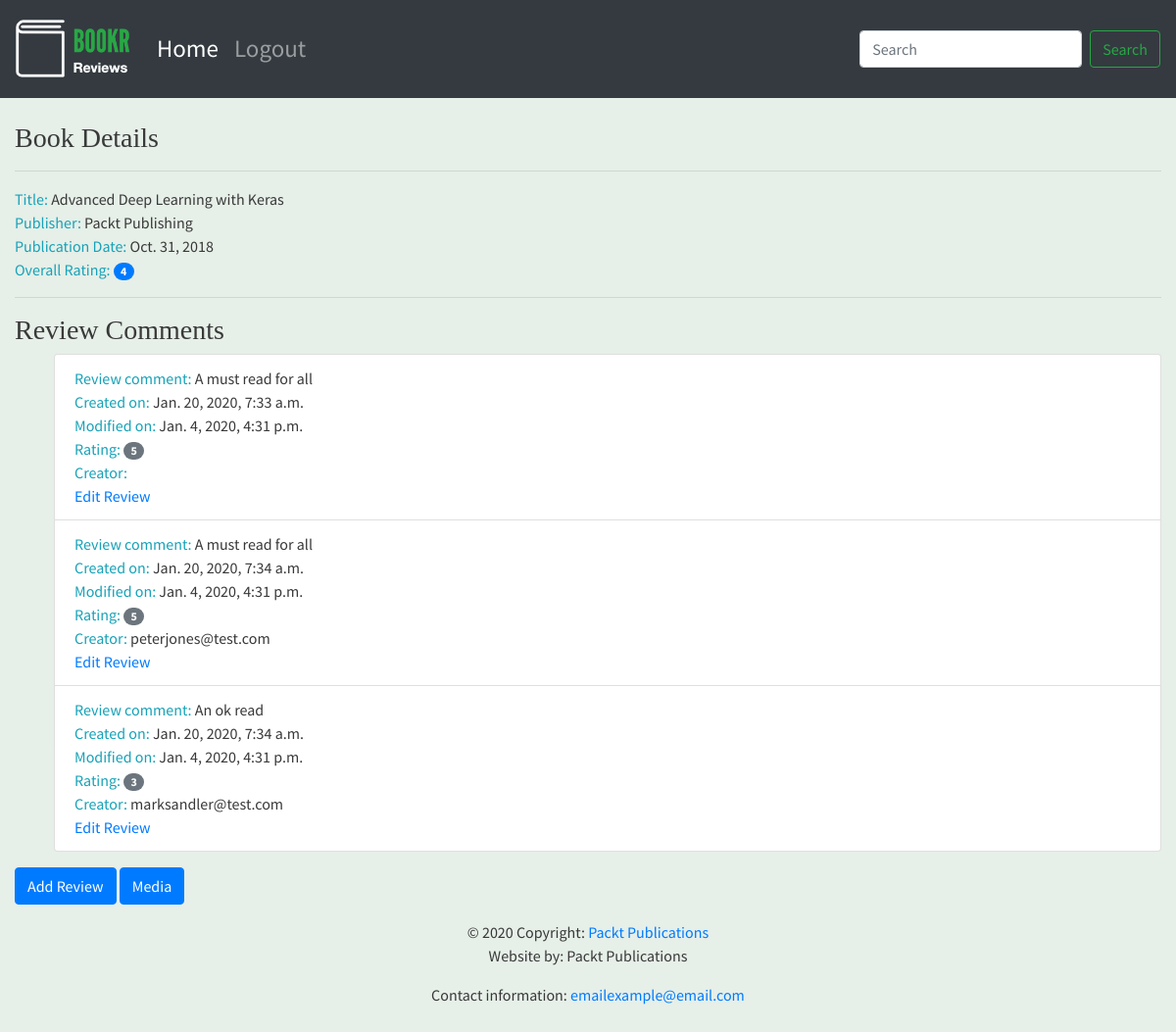
Page /books/1/ on the committed database.
### reviews/models.py (models this page shows, shortened)
class Book(models.Model):
    title = models.CharField(max_length=70,
                             help_text="The title of the book.")
    publication_date = models.DateField(
        verbose_name="Date the book was published.")
    isbn = models.CharField(max_length=20,
                            verbose_name="ISBN number of the book.")
    publisher = models.ForeignKey(Publisher,
                                  on_delete=models.CASCADE)
    contributors = models.ManyToManyField('Contributor',
                                          through="BookContributor")
    cover = models.ImageField(null=True, blank=True, upload_to="book_covers/")
    sample = models.FileField(null=True, blank=True, upload_to="book_samples/")

class Publisher(models.Model):
    name = models.CharField(max_length=50,
                            help_text="The name of the Publisher.")
    website = models.URLField(help_text="The Publisher's website.")
    email = models.EmailField(help_text="The Publisher's email address.")
    def __str__(self):
        return self.name

class Review(models.Model):
    content = models.TextField(help_text="The Review text.")
    rating = models.IntegerField(help_text="The the reviewer has given.")
    date_created = models.DateTimeField(auto_now_add=True,
                                        help_text="The date and time the review was created.")
    date_edited = models.DateTimeField(null=True,
                                       help_text="The date and time the review was last edited."
                                       )
    creator = models.ForeignKey(auth.get_user_model(), on_delete=models.CASCADE)
    book = models.ForeignKey(Book, on_delete=models.CASCADE,
                             help_text="The Book that this review is for.")

### reviews/views.py (the view)
# urls.py: path('books/<int:pk>/', views.book_detail, name='book_detail'),
def book_detail(request, pk):
    book = get_object_or_404(Book, pk=pk)
    reviews = book.review_set.all()
    if reviews:
        book_rating = average_rating([review.rating for review in reviews])
        context = {
            "book": book,
            "book_rating": book_rating,
            "reviews": reviews
        }
    else:
        context = {
            "book": book,
            "book_rating": None,
            "reviews": None
        }
    return render(request, "reviews/book_detail.html", context)

### reviews/utils.py (called while the page is built)
def average_rating(rating_list):
    return round(sum(rating_list)/len(rating_list))

### reviews/templates/reviews/book_detail.html (shortened to what this page needs)
{% extends 'reviews/base.html' %}
{% block content %}
      <br>
      <h3>Book Details</h3>
      <hr>
      <span class="text-info">Title: </span> <span>{{ book.title }}</span>
      <br>
      <span class="text-info">Publisher: </span><span>{{ book.publisher }}</span>
      <br>
      <span class="text-info">Publication Date: </span><span>{{ book.publication_date }}</span>
      <br>
      {% if not reviews %}
            <hr>
            <h3>Be the first one to write a review.</h3>
      {% else %}
            <span class="text-info">Overall Rating: </span><span class="badge badge-primary badge-pill">{{ book_rating }}</span>
            <br>
            <hr>
            <h3>Review Comments</h3>
            <ul>
            {% for review in reviews %}
                  <li class="list-group-item">
                        <span class="text-info">Review comment: </span> <span>{{ review.content }}</span>
                        <br>
                        <span class="text-info">Created on: </span><span>{{ review.date_created }}</span>
                        <br>
                        <span class="text-info">Modified on: </span><span>{{ review.date_edited }}</span>
                        <br>
                        <span class="text-info">Rating: </span><span class="badge badge-secondary badge-pill">{{ review.rating }}</span>
                        <br>
                        <span class="text-info">Creator: </span><span>{{ review.creator.username }}</span>
                        <br>
                        <a href="{% url 'review_edit' book.pk review.pk %}">Edit Review</a>
                  </li>
            {% endfor %}
            </ul>
      {% endif %}
      <a class="btn btn-primary" href="{% url 'review_create' book.pk %}">Add Review</a>
      <a class="btn btn-primary" href="{% url 'book_media' book.pk %}">Media</a>
{% endblock %}

### reviews/templates/reviews/base.html
{% extends 'base.html' %}
{% load static %}
{% block brand %}<img src="{% static 'reviews/logo.png' %}">{% endblock %}

### templates/base.html (shortened to what this page needs)
<!doctype html>
{% load static %}
<html lang="en">
  <head>
    <link rel="stylesheet" href="https://stackpath.bootstrapcdn.com/bootstrap/4.4.1/css/bootstrap.min.css">
    <link rel="stylesheet" href="https://cdnjs.cloudflare.com/ajax/libs/font-awesome/4.7.0/css/font-awesome.min.css">
    <link rel="stylesheet" href="{% static 'main.css' %}">
  </head>
  <body>
        <nav class="navbar navbar-expand-sm navbar-dark bg-dark sticky-top">
          <a class="navbar-brand" href="/">{% block brand %}<img src="{% static 'logo.png' %}">{% endblock %}</a>
          <div class="collapse navbar-collapse" id="navbarSupportedContent">
            <ul class="navbar-nav mr-auto">
              <li class="nav-item active">
                <a class="nav-link" href="/">Home <span class="sr-only">(current)</span></a>
              </li>
              <li class="nav-item">
                <a class="nav-link" href="#">Logout</a>
              </li>
            </ul>
            <form action="{% url 'book_search' %}" class="form-inline my-2 my-lg-0">
              <input class="form-control mr-sm-2" type="search" placeholder="Search" aria-label="Search"
                     name="search" value="{{ search_text }}" minlength="3">
              <button class="btn btn-outline-success my-2 my-sm-0" type="submit">Search</button>
            </form>
          </div>
        </nav>
        <div class="container-fluid">
        {% block content %}
        {% endblock %}
        </div>
  <footer class="page-footer font-small blue">
    <div class="footer-copyright text-center py-3">© 2020 Copyright:
      <a href="https://www.packtpub.com"> Packt Publications</a>
      <p>Website by: Packt Publications</p>
      <p>Contact information: <a href="mailto:emailexample@email.com">emailexample@email.com</a></p>
    </div>
  </footer>
  </body>
</html>

### static/main.css (style rules this page uses)
.navbar { min-height: 100px; font-size: 25px; }
.navbar-brand { font-size: 25px; }
.navbar-brand > img { height: 60px; }
body { font-family: 'Source Sans Pro', sans-serif; background-color: #e6efe8; color: #393939; }
h1, h2, h3, h4, h5, h6 { font-family: 'Libre Baskerville', serif; }

### rows in the picture
Book: title "Advanced Deep Learning with Keras", publisher "Packt Publishing", publication_date "Oct. 31, 2018"
Review: content "A must read for all", date_created "Jan. 20, 2020, 7:33 a.m.", date_edited "Jan. 4, 2020, 4:31 p.m.", rating "5"
Review: content "A must read for all", date_created "Jan. 20, 2020, 7:34 a.m.", date_edited "Jan. 4, 2020, 4:31 p.m.", rating "5", creator.username "peterjones@test.com"
Review: content "An ok read", date_created "Jan. 20, 2020, 7:34 a.m.", date_edited "Jan. 4, 2020, 4:31 p.m.", rating "3", creator.username "marksandler@test.com"

### other values in the picture
{{ book_rating }} "4"
